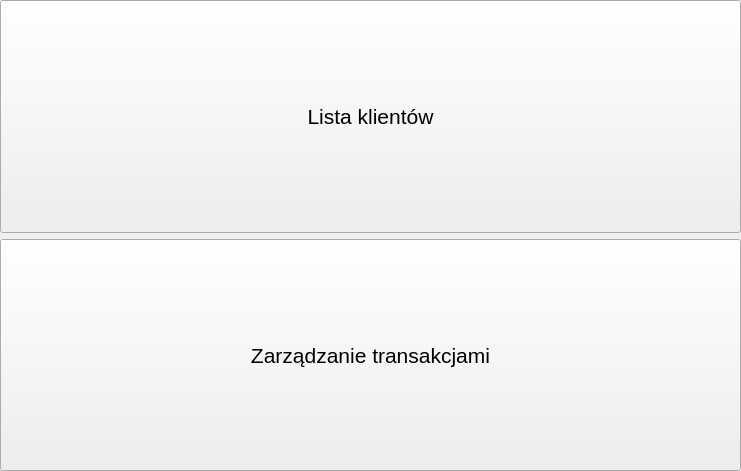
<?xml version="1.0" encoding="UTF-8"?>
<ui version="4.0">
 <class>Menu</class>
 <widget class="QWidget" name="Menu">
  <property name="geometry">
   <rect>
    <x>0</x>
    <y>0</y>
    <width>741</width>
    <height>471</height>
   </rect>
  </property>
  <property name="windowTitle">
   <string>Form</string>
  </property>
  <widget class="QWidget" name="verticalLayoutWidget">
   <property name="geometry">
    <rect>
     <x>0</x>
     <y>0</y>
     <width>741</width>
     <height>471</height>
    </rect>
   </property>
   <layout class="QVBoxLayout" name="verticalLayout">
    <item>
     <widget class="QPushButton" name="customersListButton">
      <property name="sizePolicy">
       <sizepolicy hsizetype="Minimum" vsizetype="Expanding">
        <horstretch>0</horstretch>
        <verstretch>0</verstretch>
       </sizepolicy>
      </property>
      <property name="font">
       <font>
        <pointsize>16</pointsize>
       </font>
      </property>
      <property name="text">
       <string>Lista klientów</string>
      </property>
     </widget>
    </item>
    <item>
     <widget class="QPushButton" name="transactionManagmentButton">
      <property name="sizePolicy">
       <sizepolicy hsizetype="Minimum" vsizetype="Expanding">
        <horstretch>0</horstretch>
        <verstretch>0</verstretch>
       </sizepolicy>
      </property>
      <property name="font">
       <font>
        <pointsize>16</pointsize>
       </font>
      </property>
      <property name="text">
       <string>Zarządzanie transakcjami</string>
      </property>
     </widget>
    </item>
   </layout>
  </widget>
 </widget>
 <resources/>
 <connections/>
</ui>
